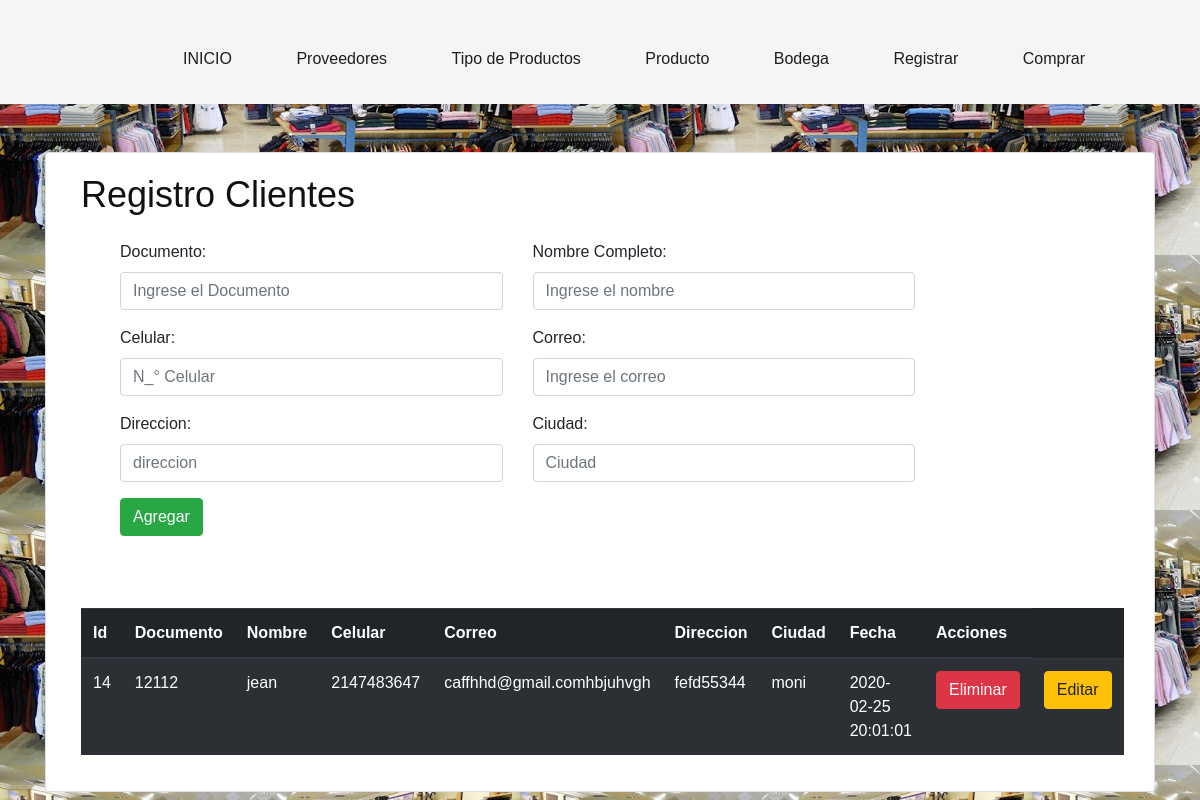
Screenshot of /Vista/cliente.php with the database file from the repository.
### tables this page shows
CREATE TABLE `cliente` (
  `id_cliente` int(11) NOT NULL,
  `documentoC` int(11) NOT NULL,
  `nombreC` varchar(225) NOT NULL,
  `celularC` int(11) NOT NULL,
  `correoC` varchar(225) NOT NULL,
  `direccionC` varchar(225) NOT NULL,
  `ciudadC` varchar(225) NOT NULL,
  `fecha` timestamp NOT NULL DEFAULT current_timestamp()
);

### Modelo/Conexion.php (called while the page is built, shortened)
<?php
class Conexion{
    private $conexion;
    public function __construct()
    {
      return  $this->conexion= new mysqli('localhost','root','','db_proyecto');
    }
    public function consultaTabla($sql)
    {
        $tabla=$this->conexion->query($sql)->fetch_all(MYSQLI_ASSOC);
        return $tabla;
    }
}
?>

### Modelo/clienteModelo.php (called while the page is built, shortened)
<?php
require_once ('Conexion.php');
class Cliente
{
private $conexion;
public function __construct()
{
    $this->conexion=new Conexion();
}
public function listar()
{
    $sql="SELECT * FROM `cliente` ";
    $tabla=$this->conexion->consultaTabla($sql);
    return$tabla;
}
}
?>

### Vista/cliente.php (the view, shortened to what this page needs)
<!DOCTYPE html>
<html lang="en">
<head>
    <link rel="stylesheet" href="../boostrap/css/bootstrap.min.css">
    <link rel="stylesheet" href="../boostrap/css/body.css">
    <link rel="stylesheet" href="css/bootstrap.min.css" type="text/css">
    <link rel="stylesheet" href="css/font-awesome.min.css" type="text/css">
    <link rel="stylesheet" href="css/nice-select.css" type="text/css">
    <link rel="stylesheet" href="css/owl.carousel.min.css" type="text/css">
    <link rel="stylesheet" href="css/magnific-popup.css" type="text/css">
    <link rel="stylesheet" href="css/slicknav.min.css" type="text/css">
    <link rel="stylesheet" href="css/style.css" type="text/css">
    <link rel="stylesheet" href="../boostrap/css/body.css">
    <?php
    require_once ('../Modelo/clienteModelo.php');
    $cliente=new Cliente ();
    $lista=$cliente->listar();
    $documento="";
    $nombre="";
    $celular="";
    $correo="";
    $direccion="";
    $ciudad="";
    ?>
</head>
<body style="background-image: url(img/wen2.jpeg);">
<header style="background-color:whitesmoke;" class="header-section">
        <div class="container-fluid" >
            <div class="inner-header">
                <nav class="main-menu mobile-menu">
                    <ul>
                    <li><a href="index2.html">INICIO</a></li>
                        <li><a href="proveedor.php">Proveedores</a></li>
                        <li><a href="tipoProducto.php"> Tipo de Productos</a></li>
                        <li><a href="producto.php">Producto</a></li>
                        <li><a href="bodega.php">Bodega</a></li>
                        <li><a href="cliente.php">Registrar</a></li>
                        <li><a href="ver.php">Comprar</a></li>
                    </ul>
                </nav>
            </div>
        </div>
    </header>
    <br><br>
    <div class="container">
        <div class="card card-body">
            <div class="container">
            <form action="../Controlador/clienteController.php" method="post">
                <h2> Registro Clientes</h2>
                <div class="row mx-4 my-4">
                    <div class="col-md-5">
                        <div class="form-group">
                            <label for="">Documento:</label>
                            <input type="number" name="documento" class="form-control" value="<?=$documento?>"
                                placeholder="Ingrese el Documento" id="">
                        </div>
                        <div class="form-group">
                            <label for="">Celular:</label>
                            <input type="number" name="celular" class="form-control" value="<?=$celular?>"
                                placeholder="N_° Celular" id="">
                        </div>
                        <div class="form-group">
                            <label for="">Direccion:</label>
                            <input type="tezt" name="direccion" class="form-control" value="<?=$direccion?>"
                                placeholder="direccion" id="">
                        </div>
                        <?php
                   if (isset($_GET['editar'])) {
                       ?>
                    <input type="submit" class="btn btn-success " Value="Actualizar" name="editar" id="">
                    <?php
                   }else {
                      ?>
                    <input type="submit" class="btn btn-success " Value="Agregar" name="insertar" id="">
                    <?php
                        }
                    ?>
                    </div>
                    <div class="col-md-5">
                        <div class="form-group">
                            <label for="">Nombre Completo:</label>
                            <input type="text" name="nombre" class="form-control" value="<?=$nombre?>"
                                placeholder="Ingrese el nombre" id="">
                        </div>
                        <div class="form-group">
                            <label for="">Correo:</label>
                            <input type="email" name="correo" class="form-control" value="<?=$correo?>"
                                placeholder="Ingrese el correo" id="">
                        </div>
                        <div class="form-group">
                            <label for="">Ciudad:</label>
                            <input type="text" name="ciudad" class="form-control" value="<?=$ciudad?>" placeholder="Ciudad"
                                id="">
                        </div>
                    </div>
                </div>
            </form>
            <br><br>
            <table class="table table-striped table-dark ">
                <thead>
                    <tr>
                        <th>Id</th>
                        <th>Documento</th>
                        <th>Nombre</th>
                        <th>Celular</th>
                        <th>Correo</th>
                        <th>Direccion</th>
                        <th>Ciudad</th>
                        <th>Fecha</th>
                        <th>Acciones</th>
                    </tr>
                </thead>
                <tbody>
                    <?php
                                foreach ($lista as $cliente ) {
                                    ?>
                    <tr>
                        <td><?= $cliente['id_cliente']?></td>
                        <td><?= $cliente['documentoC']?></td>
                        <td><?= $cliente['nombreC']?></td>
                        <td><?= $cliente['celularC']?></td>
                        <td><?= $cliente['correoC']?></td>
                        <td><?= $cliente['direccionC']?></td>
                        <td><?= $cliente['ciudadC']?></td>
                        <td><?= $cliente['fecha']?></td>
                        <td>
                            <a href="../Controlador/clienteController.php?eliminar=<?=$cliente['id_cliente']?>"
                                class="btn btn-danger">Eliminar</a>
                        </td>
                        <td>
                            <a href="cliente.php?editar=<?=$cliente['id_cliente']?>" class="btn btn-warning">Editar</a>
                        </td>
                    </tr>
                    <?php
                                }
                                ?>
                </tbody>
            </table>
        </div>
    </div>
</body>
</html>

### Vista/css/style.css (style rules this page uses)
html, body { height: 100%; font-family: "Montserrat", sans-serif; -webkit-font-smoothing: antialiased; font-smoothing: antialiased; background: none; }
h1, h2, h3, h4, h5, h6 { margin: 0; color: #111111; font-weight: 500; font-family: "Montserrat", sans-serif; }
h2 { font-size: 36px; }
ul, ol { padding: 0; margin: 0; }
.header-section { height: 104px; padding-top: 38px; padding-bottom: 24px; padding-left: 45px; padding-right: 45px; }
.inner-header .main-menu { float: right; margin-right: 150px; }
.inner-header .main-menu ul li { display: inline-block; margin-left: 60px; position: relative; }
.inner-header .main-menu ul li a { color: #1e1e1e; font-size: 16px; display: inline-block; font-weight: 500; position: relative; line-height: 42px; }
.inner-header .main-menu ul li a:after { position: absolute; left: 0; bottom: 7px; width: 100%; height: 2px; background: #1e1e1e; content: ""; opacity: 0; -webkit-transform: all 0.3s; -webkit-transition: all 0.3s; transition: all 0.3s; }
@media only screen and (min-width: 1200px) and (max-width: 1340px) { .inner-header .main-menu { margin-right: 55px; } }

### rows the page displays
cliente: id_cliente "14", documentoC "12112", nombreC "jean", celularC "2147483647", correoC "caffhhd@gmail.comhbjuhvgh", direccionC "fefd55344", ciudadC "moni", fecha "2020-02-25 20:01:01"
